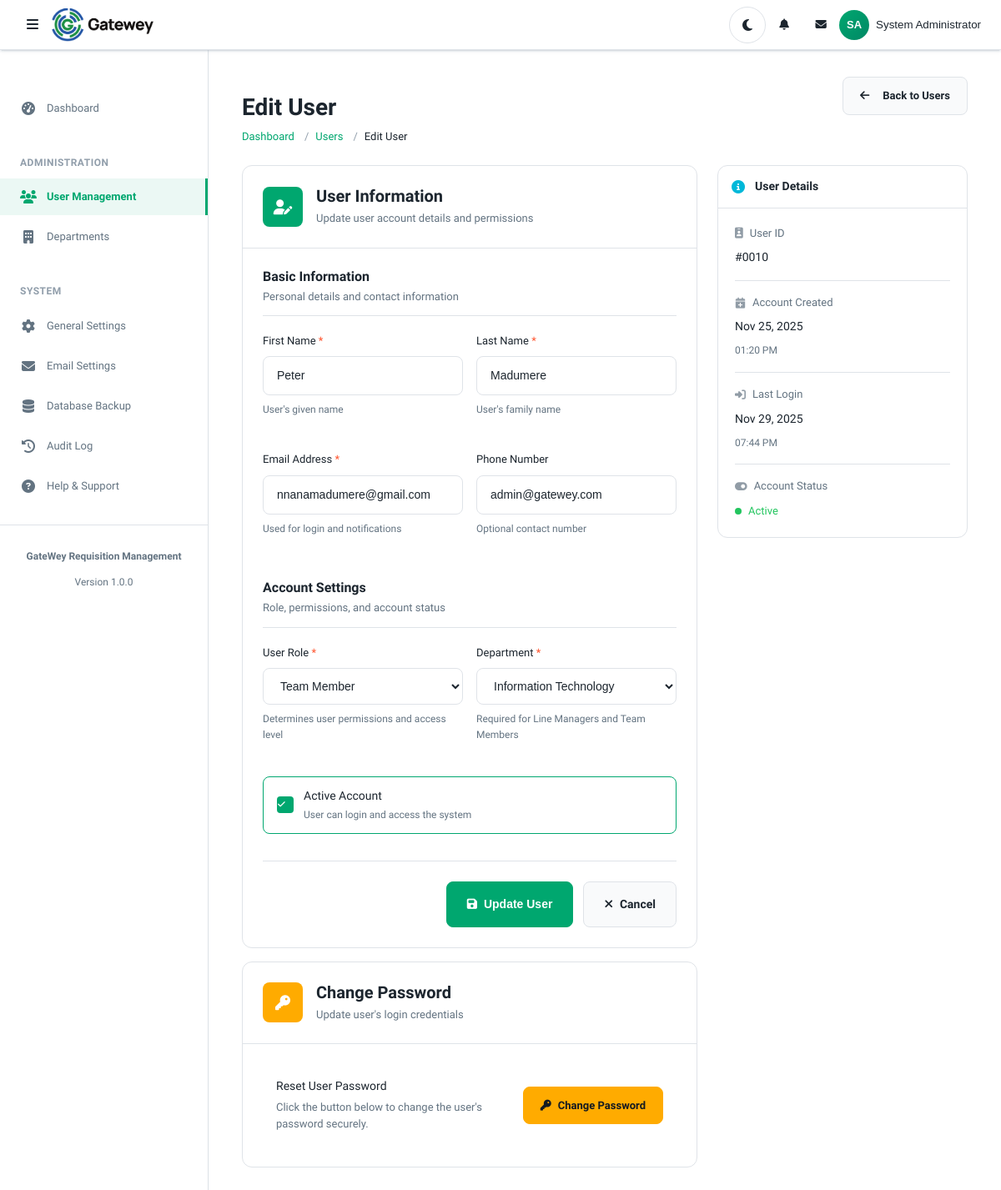
The app's page /admin/users/edit.php?id=10 (signed in), older data.
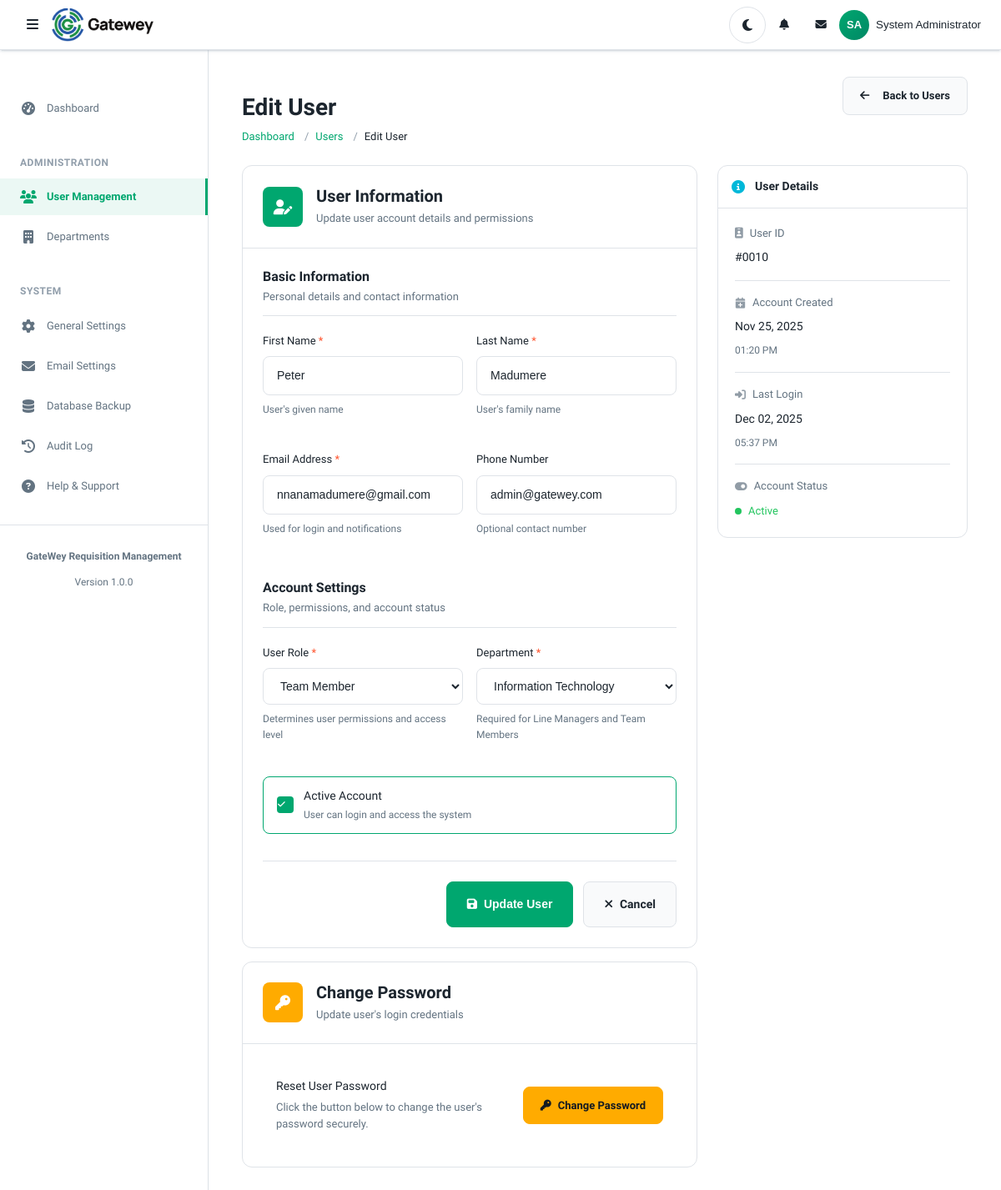
The same page, newer data.
### tables this page shows
CREATE TABLE `users` (
  `id` int(11) NOT NULL,
  `role_id` int(11) NOT NULL,
  `department_id` int(11) DEFAULT NULL,
  `first_name` varchar(50) NOT NULL,
  `last_name` varchar(50) NOT NULL,
  `email` varchar(100) NOT NULL,
  `password_hash` varchar(255) NOT NULL,
  `phone` varchar(20) DEFAULT NULL,
  `is_active` tinyint(1) DEFAULT 1,
  `last_login` timestamp NULL DEFAULT NULL,
  `created_at` timestamp NOT NULL DEFAULT current_timestamp(),
  `updated_at` timestamp NOT NULL DEFAULT current_timestamp() ON UPDATE current_timestamp()
);

CREATE TABLE `roles` (
  `id` int(11) NOT NULL,
  `role_name` varchar(50) NOT NULL,
  `role_code` varchar(20) NOT NULL,
  `description` text DEFAULT NULL,
  `can_raise_requisition` tinyint(1) DEFAULT 1,
  `can_approve` tinyint(1) DEFAULT 0,
  `can_view_all` tinyint(1) DEFAULT 0,
  `created_at` timestamp NOT NULL DEFAULT current_timestamp(),
  `updated_at` timestamp NOT NULL DEFAULT current_timestamp() ON UPDATE current_timestamp()
);

CREATE TABLE `departments` (
  `id` int(11) NOT NULL,
  `department_name` varchar(100) NOT NULL,
  `department_code` varchar(20) NOT NULL,
  `description` text DEFAULT NULL,
  `budget` decimal(15,2) DEFAULT 0.00,
  `is_active` tinyint(1) DEFAULT 1,
  `created_at` timestamp NOT NULL DEFAULT current_timestamp(),
  `updated_at` timestamp NOT NULL DEFAULT current_timestamp() ON UPDATE current_timestamp()
);

### config/database.php (called while the page is built, shortened)
<?php
class Database {
    private static $instance = null;
    private $connection = null;
    private function __construct() {
        try {
            $dsn = DB_DSN;
            $options = [
                PDO::ATTR_ERRMODE            => PDO::ERRMODE_EXCEPTION,
                PDO::ATTR_DEFAULT_FETCH_MODE => PDO::FETCH_ASSOC,
                PDO::ATTR_EMULATE_PREPARES   => false,
                PDO::ATTR_PERSISTENT         => DB_PERSISTENT,
                PDO::MYSQL_ATTR_INIT_COMMAND => "SET NAMES " . DB_CHARSET
            ];
            $this->connection = new PDO($dsn, DB_USER, DB_PASS, $options);
        } catch (PDOException $e) {
            error_log("Database Connection Error: " . $e->getMessage());
            if (defined('APP_ENV') && APP_ENV === 'development' && APP_DEBUG) {
                die("Database Connection Failed: " . $e->getMessage());
            } else {
                die("A database error occurred. Please contact the administrator.");
            }
        }
    }
    public static function getInstance() {
        if (self::$instance === null) {
            self::$instance = new self();
        }
        return self::$instance;
    }
    public function execute($sql, $params = []) {
        try {
            $stmt = $this->connection->prepare($sql);
            $stmt->execute($params);
            return $stmt;
        } catch (PDOException $e) {
            error_log("Query Execution Error: " . $e->getMessage() . " | SQL: " . $sql);
            throw $e;
        }
    }
    public function fetchOne($sql, $params = []) {
        $stmt = $this->execute($sql, $params);
        return $stmt->fetch();
    }
    public function fetchAll($sql, $params = []) {
        $stmt = $this->execute($sql, $params);
        return $stmt->fetchAll();
    }
}

### classes/User.php (called while the page is built, shortened)
<?php
class User {
    private $db;
    public function __construct() {
        $this->db = Database::getInstance();
    }
    public function getById($userId) {
        $sql = "SELECT u.*, r.role_name, r.role_code, d.department_name, d.department_code
                FROM users u
                JOIN roles r ON u.role_id = r.id
                LEFT JOIN departments d ON u.department_id = d.id
                WHERE u.id = ?";
        return $this->db->fetchOne($sql, [$userId]);
    }
}

### config/constants.php (called while the page is built, shortened)
<?php
function get_role_name($roleId) {
    $roles = ROLE_NAMES;
    return $roles[$roleId] ?? 'Unknown Role';
}

### config/config.php (called while the page is built, shortened)
<?php
require_once CONFIG_PATH . '/database.php';
require_once CONFIG_PATH . '/constants.php';
spl_autoload_register(function($class) {
    $file = CLASSES_PATH . '/' . $class . '.php';
});

### classes/Department.php (called while the page is built, shortened)
<?php
class Department {
    private $db;
    public function __construct() {
        $this->db = Database::getInstance();
    }
    public function getAll($activeOnly = false) {
        $sql = "SELECT d.*,
                       (SELECT COUNT(*) FROM users WHERE department_id = d.id) as user_count,
                       (SELECT COUNT(*) FROM requisitions WHERE department_id = d.id) as requisition_count
                FROM departments d";
        if ($activeOnly) {
            $sql .= " WHERE d.is_active = 1";
        }
        $sql .= " ORDER BY d.department_name";
        return $this->db->fetchAll($sql);
    }
}

### admin/users/edit.php (the view, shortened to what the changed rows need)
<?php
require_once __DIR__ . '/../../config/config.php';
require_once __DIR__ . '/../../config/database.php';
require_once __DIR__ . '/../../config/constants.php';
$user = new User();
$department = new Department();
$db = Database::getInstance();
$userId = isset($_GET['id']) ? (int)$_GET['id'] : 0;
$userData = $user->getById($userId);
$roles = $db->fetchAll("SELECT * FROM roles ORDER BY id");
$departments = $department->getAll(true);
$formData = $userData;
?>
<?php include __DIR__ . '/../../includes/header.php'; ?>
<div class="content-header">
    <div class="d-flex justify-content-between align-items-start">
        <div>
            <h1 class="content-title">Edit User</h1>
        </div>
    </div>
</div>
<div class="form-container">
    <div>
        <div class="form-card">
            <div class="form-header">
                <div class="form-header-content">
                    <h2 class="form-title">User Information</h2>
                </div>
            </div>
            <div class="form-body">
                <form method="POST" action="" class="enhanced-form">
                    <div class="form-section">
                        <div class="form-row form-row-2-cols">
                            <div class="form-group">
                                <label for="first_name" class="form-label required">First Name</label>
                                <input type="text"
                                       id="first_name"
                                       name="first_name"
                                       class="form-control"
                                       value="<?php echo htmlspecialchars($formData['first_name']); ?>"
                                       placeholder="Enter first name"
                                       required>
                                <div class="form-text">User's given name</div>
                            </div>
                            <div class="form-group">
                                <label for="last_name" class="form-label required">Last Name</label>
                                <input type="text"
                                       id="last_name"
                                       name="last_name"
                                       class="form-control"
                                       value="<?php echo htmlspecialchars($formData['last_name']); ?>"
                                       placeholder="Enter last name"
                                       required>
                                <div class="form-text">User's family name</div>
                            </div>
                        </div>
                        <div class="form-row form-row-2-cols">
                            <div class="form-group">
                                <label for="email" class="form-label required">Email Address</label>
                                <input type="email"
                                       id="email"
                                       name="email"
                                       class="form-control"
                                       value="<?php echo htmlspecialchars($formData['email']); ?>"
                                       placeholder="user@example.com"
                                       required>
                                <div class="form-text">Used for login and notifications</div>
                            </div>
                            <div class="form-group">
                                <label for="phone" class="form-label">Phone Number</label>
                                <input type="tel"
                                       id="phone"
                                       name="phone"
                                       class="form-control"
                                       value="<?php echo htmlspecialchars($formData['phone'] ?? ''); ?>"
                                       placeholder="+234 xxx xxx xxxx">
                                <div class="form-text">Optional contact number</div>
                            </div>
                        </div>
                    </div>
                    <div class="form-section">
                        <div class="form-row form-row-2-cols">
                            <div class="form-group">
                                <label for="role_id" class="form-label required">User Role</label>
                                <select id="role_id" name="role_id" class="form-control form-select" required>
                                    <?php foreach ($roles as $role): ?>
                                        <option value="<?php echo $role['id']; ?>"
                                                <?php echo ($formData['role_id'] == $role['id']) ? 'selected' : ''; ?>>
                                            <?php echo htmlspecialchars($role['role_name']); ?>
                                        </option>
                                    <?php endforeach; ?>
                                </select>
                                <div class="form-text">Determines user permissions and access level</div>
                            </div>
                            <div class="form-group department-field">
                                <label for="department_id" class="form-label">Department</label>
                                <select id="department_id" name="department_id" class="form-control form-select">
                                    <?php foreach ($departments as $dept): ?>
                                        <option value="<?php echo $dept['id']; ?>"
                                                <?php echo ($formData['department_id'] == $dept['id']) ? 'selected' : ''; ?>>
                                            <?php echo htmlspecialchars($dept['department_name']); ?>
                                        </option>
                                    <?php endforeach; ?>
                                </select>
                                <div class="form-text">Required for Line Managers and Team Members</div>
                            </div>
                        </div>
                    </div>
                </form>
            </div>
        </div>
        <div class="form-card">
            <div class="form-header">
                <div class="form-header-content">
                    <h2 class="form-title">Change Password</h2>
                </div>
            </div>
        </div>
    </div>
    <div class="info-card">
        <div class="info-content">
            <div class="info-item">
                <span class="info-label">
                    <i class="fas fa-id-badge"></i> User ID
                </span>
                <div class="info-value">#<?php echo str_pad($userData['id'], 4, '0', STR_PAD_LEFT); ?></div>
            </div>
            <div class="info-item">
                <span class="info-label">
                    <i class="fas fa-calendar-plus"></i> Account Created
                </span>
                <div class="info-value"><?php echo date('M d, Y', strtotime($userData['created_at'])); ?></div>
                <div class="form-text"><?php echo date('h:i A', strtotime($userData['created_at'])); ?></div>
            </div>
            <?php if ($userData['last_login']): ?>
                <div class="info-item">
                    <span class="info-label">
                        <i class="fas fa-sign-in-alt"></i> Last Login
                    </span>
                    <div class="info-value"><?php echo date('M d, Y', strtotime($userData['last_login'])); ?></div>
                    <div class="form-text"><?php echo date('h:i A', strtotime($userData['last_login'])); ?></div>
                </div>
            <?php endif; ?>
        </div>
    </div>
</div>
<?php include __DIR__ . '/../../includes/footer.php'; ?>

Row changes from the older to the newer data that the page shows:
changed users "01:20 PM": last_login "Nov 29, 2025" → "Dec 02, 2025"; last_login "07:44 PM" → "05:37 PM"
